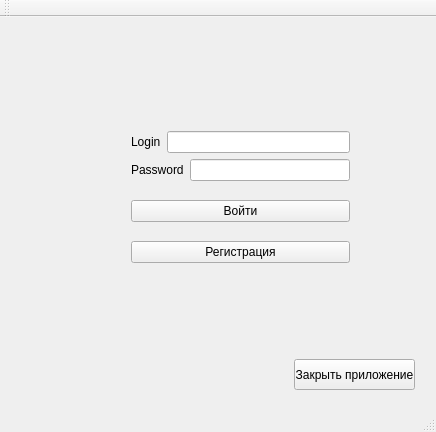
<?xml version="1.0" encoding="UTF-8"?>
<ui version="4.0">
 <class>MainWindow</class>
 <widget class="QMainWindow" name="MainWindow">
  <property name="geometry">
   <rect>
    <x>0</x>
    <y>0</y>
    <width>436</width>
    <height>432</height>
   </rect>
  </property>
  <property name="windowTitle">
   <string>MainWindow</string>
  </property>
  <widget class="QWidget" name="centralWidget">
   <widget class="QWidget" name="layoutWidget">
    <property name="geometry">
     <rect>
      <x>120</x>
      <y>90</y>
      <width>241</width>
      <height>181</height>
     </rect>
    </property>
    <layout class="QVBoxLayout" name="verticalLayout_2">
     <item>
      <layout class="QVBoxLayout" name="verticalLayout">
       <item>
        <layout class="QHBoxLayout" name="horizontalLayout">
         <item>
          <widget class="QLabel" name="label">
           <property name="text">
            <string>Login</string>
           </property>
          </widget>
         </item>
         <item>
          <widget class="QLineEdit" name="lineEdit_Login"/>
         </item>
        </layout>
       </item>
       <item>
        <layout class="QHBoxLayout" name="horizontalLayout_2">
         <item>
          <widget class="QLabel" name="label_2">
           <property name="text">
            <string>Password</string>
           </property>
          </widget>
         </item>
         <item>
          <widget class="QLineEdit" name="lineEdit_Password">
           <property name="echoMode">
            <enum>QLineEdit::Password</enum>
           </property>
          </widget>
         </item>
        </layout>
       </item>
      </layout>
     </item>
     <item>
      <widget class="QPushButton" name="pushButton_2">
       <property name="text">
        <string>Войти</string>
       </property>
      </widget>
     </item>
     <item>
      <widget class="QPushButton" name="pushButton">
       <property name="text">
        <string>Регистрация</string>
       </property>
      </widget>
     </item>
    </layout>
   </widget>
   <widget class="QPushButton" name="pushButton_3">
    <property name="geometry">
     <rect>
      <x>294</x>
      <y>342</y>
      <width>121</width>
      <height>31</height>
     </rect>
    </property>
    <property name="text">
     <string>Закрыть приложение</string>
    </property>
   </widget>
  </widget>
  <widget class="QMenuBar" name="menuBar">
   <property name="geometry">
    <rect>
     <x>0</x>
     <y>0</y>
     <width>436</width>
     <height>21</height>
    </rect>
   </property>
  </widget>
  <widget class="QToolBar" name="mainToolBar">
   <attribute name="toolBarArea">
    <enum>TopToolBarArea</enum>
   </attribute>
   <attribute name="toolBarBreak">
    <bool>false</bool>
   </attribute>
  </widget>
  <widget class="QStatusBar" name="statusBar"/>
 </widget>
 <layoutdefault spacing="6" margin="11"/>
 <resources/>
 <connections/>
</ui>
